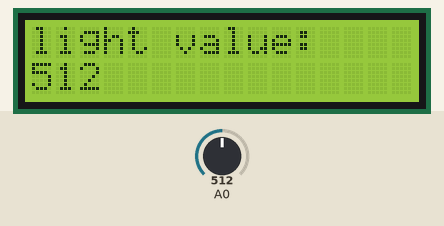
Recording of a sketch running on a simulated Arduino Uno, built with avr-gcc and run on an emulated ATmega328P. Shown: 16×2 character LCD. Inputs (shaded band) come from the test bench; at power-on: A0 = 512. What the sketch prints to the serial monitor is not drawn.

Above: at 1.2 s.
1.3 s: A0 set to 716
At 2.5 s:
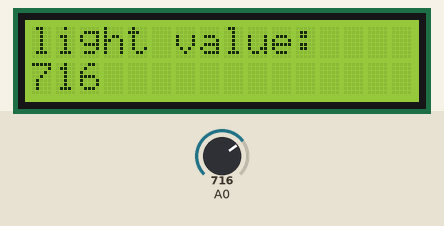
3.5 s: A0 set to 900
At 5.2 s:
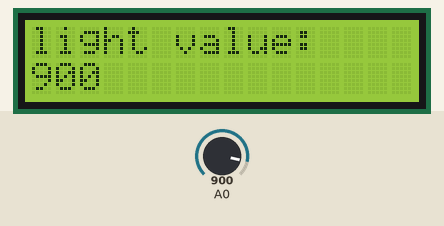
5.5 s: A0 set to 1023
At 7.3 s:
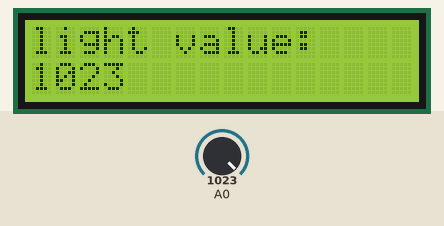
Timing chart, 0 to 8.8 s (numbered marks = the images above; inputs shaded):
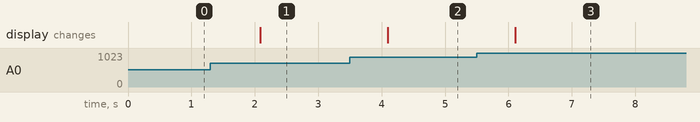

Measured:
- after the input at 1.3 s, the display: changes after 0.79 s (image 1)
- after the input at 3.5 s, the display: changes after 0.60 s (image 2)
- after the input at 5.5 s, the display: changes after 0.61 s (image 3)

The sketch:

lcd_Lightsensor.ino
```cpp
#include <Wire.h>
#include <LiquidCrystal_I2C.h>
LiquidCrystal_I2C lcd(0x3F, 16, 2);

void setup() {
  // put your setup code here, to run once:
  Serial.begin(9600);

  lcd.begin();
  lcd.backlight();

  lcd.print("light value: ");
}

void loop() {
  // put your main code here, to run repeatedly:
  int light = analogRead(A0);
  Serial.println(light);

  lcd.setCursor(0, 1);
  lcd.print(light);

  delay(1000);
}
```
